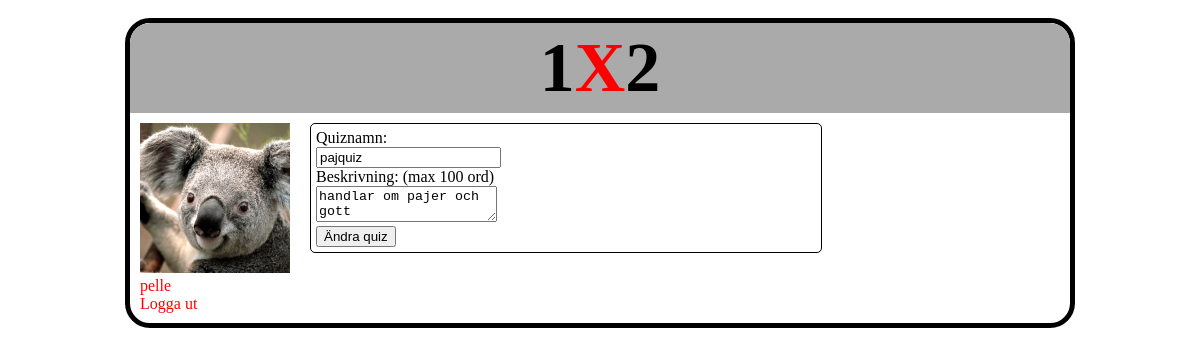
Page /edit.php?quizID=8 (signed in) on the committed database.
### tables this page shows
CREATE TABLE IF NOT EXISTS `image` (
  `imageID` int(11) NOT NULL AUTO_INCREMENT,
  `imageSource` varchar(50) NOT NULL,
  `thumbSource` varchar(50) NOT NULL,
  `userID` int(11) NOT NULL,
  PRIMARY KEY (`imageID`),
  KEY `userID` (`userID`)
);

CREATE TABLE IF NOT EXISTS `quiz` (
  `quizID` int(11) NOT NULL AUTO_INCREMENT,
  `quizName` varchar(20) NOT NULL,
  `created` datetime NOT NULL,
  `userID` int(11) NOT NULL,
  `description` varchar(100) NOT NULL,
  PRIMARY KEY (`quizID`),
  KEY `userID` (`userID`)
);

### edit.php (the view, shortened to what this page needs)
<?php
require_once("functions.php");
$dbConn = mysqli_connect($host, $user, $password, $db);
if(isset($_GET['question']))
{
	$question = $_GET['question'];
}
else {$question = 0;}
$next = $question + 1;
?>
<!doctype html>
<html>
<head>
<link href="style.css" rel="stylesheet" type="text/css">
</head>
<body>
<div id="wrap">
	<div id="header">
		<h1>1<a href="main.php">X</a>2</h1>
	</div>
	<div id="profcolumn">
<?php
			$userID = $_SESSION['userID'];
			$userName = $_SESSION['userName'];
			$getImagesql = "SELECT userID, thumbSource FROM image
			WHERE userID = $userID";
			$res = mysqli_query($dbConn, $getImagesql);
			$row = mysqli_fetch_assoc($res);
			if($row['thumbSource'] != NULL)
			{
				$thumb = $row['thumbSource'];
				echo "<img src='".$thumb."'><br>";
			}
			else
			{
				echo "<img src='images/default.png'>";
			}
			echo "<a href='profile.php?userID=".$userID."&order=default'>".$userName."</a><br>";
?>
	</div>
	<div id="content">
		<div class="box">
<?php
		if(isset($_GET['question']))
		{
			$quizID = $_GET['quizID'];
			$numQuestion= questionCount($quizID);
			$currentQuestion = $question + 1;
			if ($question < $numQuestion)
			{
			$getQuestionsql = "SELECT * FROM question
			WHERE quizID = $quizID
			LIMIT $question, 1";
			$res = mysqli_query($dbConn, $getQuestionsql);
			while ($row = mysqli_fetch_assoc($res))
				{
				$questionID = $row['questionID'];
				echo "<h3>Fråga ".$currentQuestion."</h3>";
				echo "<form method='post' action='edit.php?question=".$next."&quizID=".$quizID."'>
				Frågan: <br>
				<textarea name='content'>".$row['content']."</textarea><br>
				Alternativ 1: <br>
				<input type='text' name='alt1' value='".$row['alt1']."'><br>
				Alternativ X: <br>
				<input type='text' name='altX' value='".$row['altX']."'><br>
				Alternativ 2: <br>
				<input type='text' name='alt2' value='".$row['alt2']."'><br>
				Rätt alternativ: (skriv alt1, altX eller alt2)<br>
				<input type='text' name='correct' value='".$row['correct']."'><br>
				<input type='hidden' name='questionID' value='".$questionID."'>
				<input type='submit' value='Ändra frågan'>";
				}
			}
			else
			{
			echo "Du är färdig med ändrandet av quizzzzet. Duktig pojke/flicka!";
			}
		}
		elseif(isset($_GET['quizID']))
		{
				$quizID = $_GET['quizID'];
				$getQuizsql = "SELECT * FROM quiz
				WHERE quizID = $quizID";
				$res = mysqli_query($dbConn, $getQuizsql);
				if ($row = mysqli_fetch_assoc($res))
				{
				echo "<form method='post' action='edit.php?&quizID=".$quizID."&question=0'>
				Quiznamn: <br>
				<input type='text' name='quizName' value='".$row['quizName']."'><br>
				Beskrivning: (max 100 ord)<br>
				<textarea name='description'>".$row['description']."</textarea><br>
				<input type='submit' value='Ändra quiz'>
				</form>";
				}
		}
?>
		</div>
		</div>
	</div>
</body>
</html>

### style.css (style rules this page uses)
body { font-family: verdana; padding: 10px; }
#wrap { width: 940px; margin: auto; border: 5px black solid; border-radius: 25px; padding: 0; overflow: auto; }
.box { border: 1px black solid; border-radius: 5px; margin: 5px 0; padding: 5px; width: 500px; }
h1 { margin: 0; font-size: 70px; }
#header { background-color: #aaa; text-align: center; height: 90px; line-height: 90px; border-top-left-radius: 20px; border-top-right-radius: 20px; }
#profcolumn { float: left; width: 160px; height: auto; padding: 10px; }
#content { float: left; padding: 5px 0; margin: 0; }
a { color: red; text-decoration: none; }

### edit.php (style rules this page uses)
body { font-family: verdana; }

### rows in the picture
image: thumbSource (picture)
quiz: quizName "pajquiz", description "handlar om pajer och gott"

### other values in the picture
$userName "pelle"
